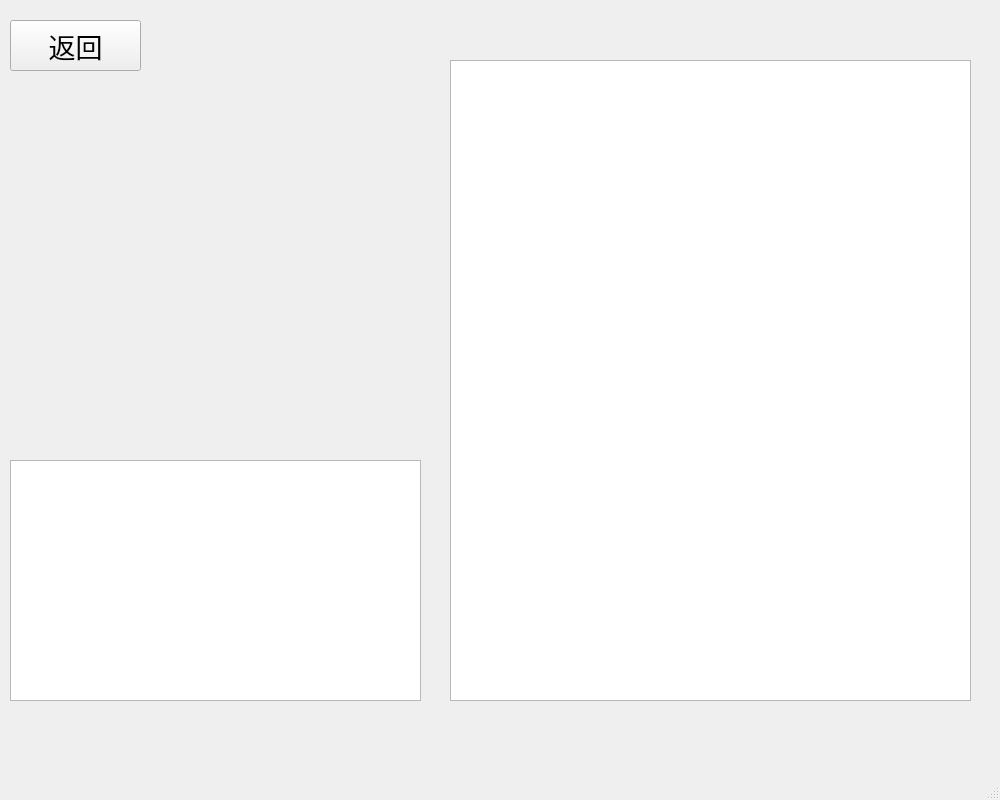
<?xml version="1.0" encoding="UTF-8"?>
<ui version="4.0">
 <class>datashow</class>
 <widget class="QMainWindow" name="datashow">
  <property name="geometry">
   <rect>
    <x>0</x>
    <y>0</y>
    <width>1000</width>
    <height>800</height>
   </rect>
  </property>
  <property name="windowTitle">
   <string>MainWindow</string>
  </property>
  <widget class="QWidget" name="centralwidget">
   <widget class="QTableView" name="tableView">
    <property name="geometry">
     <rect>
      <x>450</x>
      <y>60</y>
      <width>521</width>
      <height>641</height>
     </rect>
    </property>
   </widget>
   <widget class="QPushButton" name="back_bt">
    <property name="geometry">
     <rect>
      <x>10</x>
      <y>20</y>
      <width>131</width>
      <height>51</height>
     </rect>
    </property>
    <property name="font">
     <font>
      <family>楷体</family>
      <pointsize>20</pointsize>
     </font>
    </property>
    <property name="text">
     <string>返回</string>
    </property>
   </widget>
   <widget class="QPlainTextEdit" name="editLog">
    <property name="geometry">
     <rect>
      <x>10</x>
      <y>460</y>
      <width>411</width>
      <height>241</height>
     </rect>
    </property>
   </widget>
  </widget>
  <widget class="QMenuBar" name="menubar">
   <property name="geometry">
    <rect>
     <x>0</x>
     <y>0</y>
     <width>1000</width>
     <height>26</height>
    </rect>
   </property>
  </widget>
  <widget class="QStatusBar" name="statusbar"/>
 </widget>
 <resources/>
 <connections/>
</ui>
